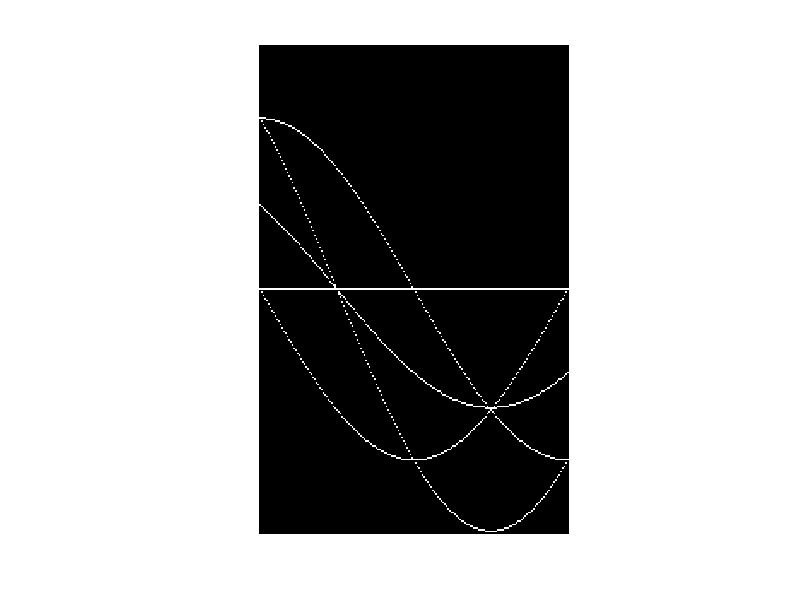

Reproduce this figure in MATLAB.
%% Creating a simple image
clear
% create 101 by 101 binar image all pixels are zero just the corners and image center are one
im = zeros(101,101);
im(1,1) = 1;
im(1,end) = 1;
im(end,1) = 1;
im(end,end) = 1;
im(floor(end/2),floor(end/2)) = 1;

%% define theta range it start from -90 to 90
theta = ((-90:90)./180).*pi;


% find Diagonal length of image. you can use matlab functions[hypot(size(im,1),size(im,2))]
D = sqrt(size(im,1).^2 + size(im,2).^2);
% create hough Space which his row equal [2*Diagonal] and his coloumn equal [theta length (180 in our case)]
HS = zeros(ceil(2.*D),numel(theta));
% find the index of non zero pixels and puting them inside x, y array
[y,x] = find(im);
% subtract all the items in array by one
y = y - 1;
x = x - 1;

% numel(x) ---> get the lenght of array
%A cell array is a data type with indexed data containers called cells, where each cell can contain any type of data. Cell arrays commonly contain either lists of character vectors of different lengths, or mixes of strings and numbers, or numeric arrays of different sizes.
rho = cell(1,numel(x));



%% Calculating the Hough Transform
for i = 1: numel(x)
    % Calculate rho, D is added for a positive index
    rho{i} = floor((x(i).*cos(theta) + y(i).*sin(theta))+ D) + 1;
end

%% Creating the Hough Space as an Image
for i = 1:numel(x)
    for j = 1:numel(rho{i})
        % Vote in the hough accumulator
        HS(rho{i}(j),j) = HS(rho{i}(j),j) + 1; 
    end
end

figure
imshow(HS)
